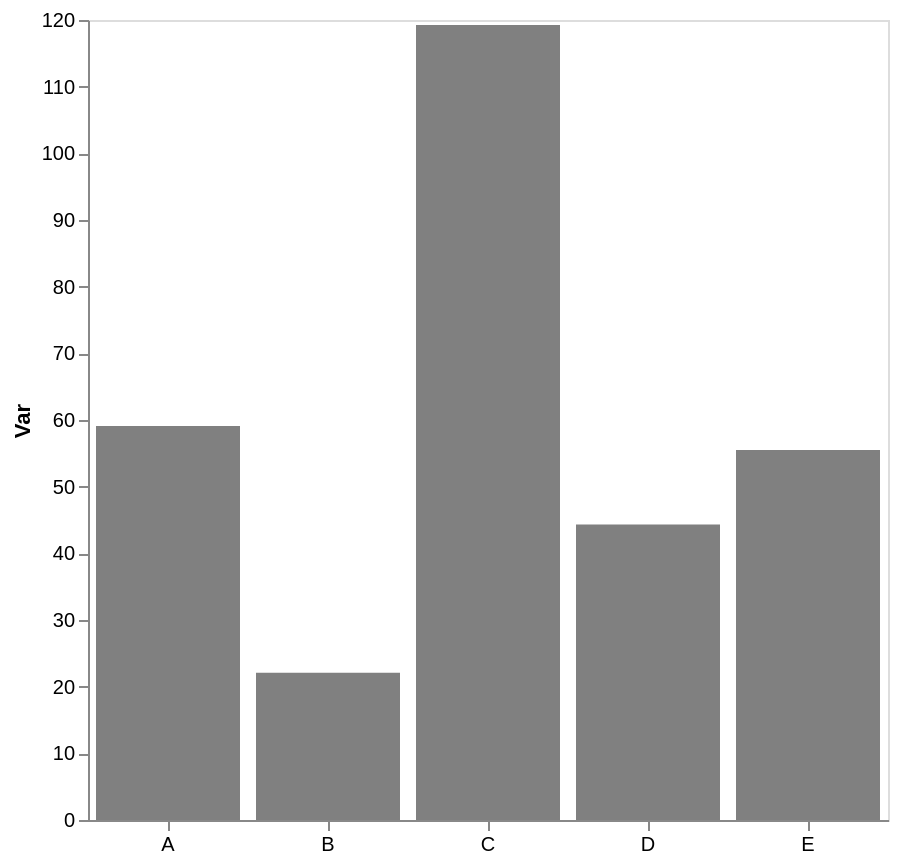

Write the Vega-Lite specification saved for this chart.
### Vega-Lite specification from a JSON file in a GitHub repository (floating-point values rounded to 4 significant figures)
{"config": {"view": {"continuousWidth": 300, "continuousHeight": 300}, "axis": {"grid": false}, "bar": {"color": "gray"}}, "data": {"name": "data-2368d750c166c8048decf6c57f2b6bc4"}, "mark": {"type": "bar"}, "encoding": {"x": {"axis": {"labelAngle": 0, "title": null}, "field": "cat", "type": "nominal"}, "y": {"aggregate": "mean", "axis": {"title": "Var"}, "field": "var1", "type": "quantitative"}}, "height": 400, "width": 400, "$schema": "https://vega.github.io/schema/vega-lite/v5.17.0.json", "datasets": {"data-2368d750c166c8048decf6c57f2b6bc4": [{"cat": "E", "var1": 50.25, "var2": 55.41}, {"cat": "B", "var1": 25.23, "var2": 42.73}, {"cat": "B", "var1": 20.55, "var2": 35.82}, {"cat": "A", "var1": 58.36, "var2": 45.2}, {"cat": "D", "var1": 43.45, "var2": 47.57}, {"cat": "B", "var1": 16.56, "var2": 49.46}, {"cat": "C", "var1": 119.3, "var2": 62.2}, {"cat": "E", "var1": 60.75, "var2": 54.11}, {"cat": "D", "var1": 40.96, "var2": 56.08}, {"cat": "B", "var1": 26.03, "var2": 34.27}, {"cat": "D", "var1": 48.58, "var2": 63.56}, {"cat": "A", "var1": 59.85, "var2": 36.08}]}}
